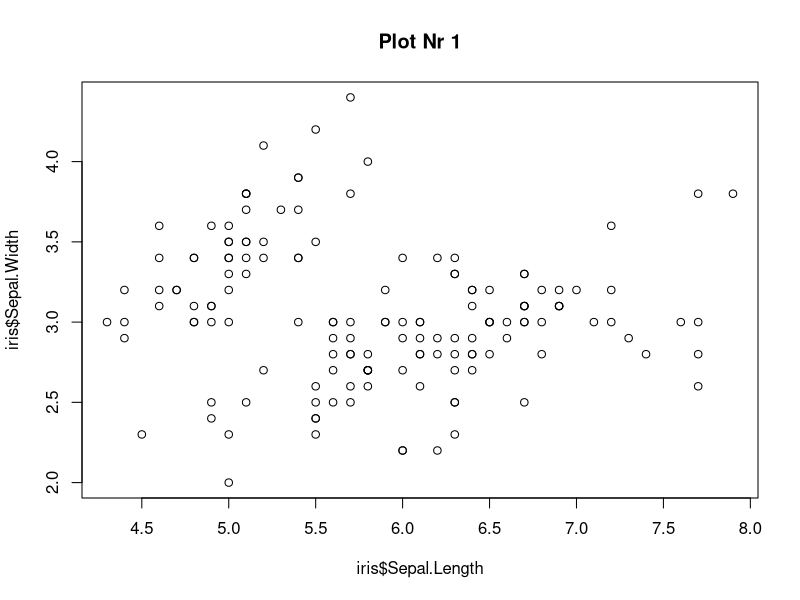

Source code (R):
## ---- chunk 1
knitr::opts_chunk$set(echo = TRUE)
## ---- chunk 2
plot(iris$Sepal.Length, iris$Sepal.Width, main = "Plot Nr 1")
